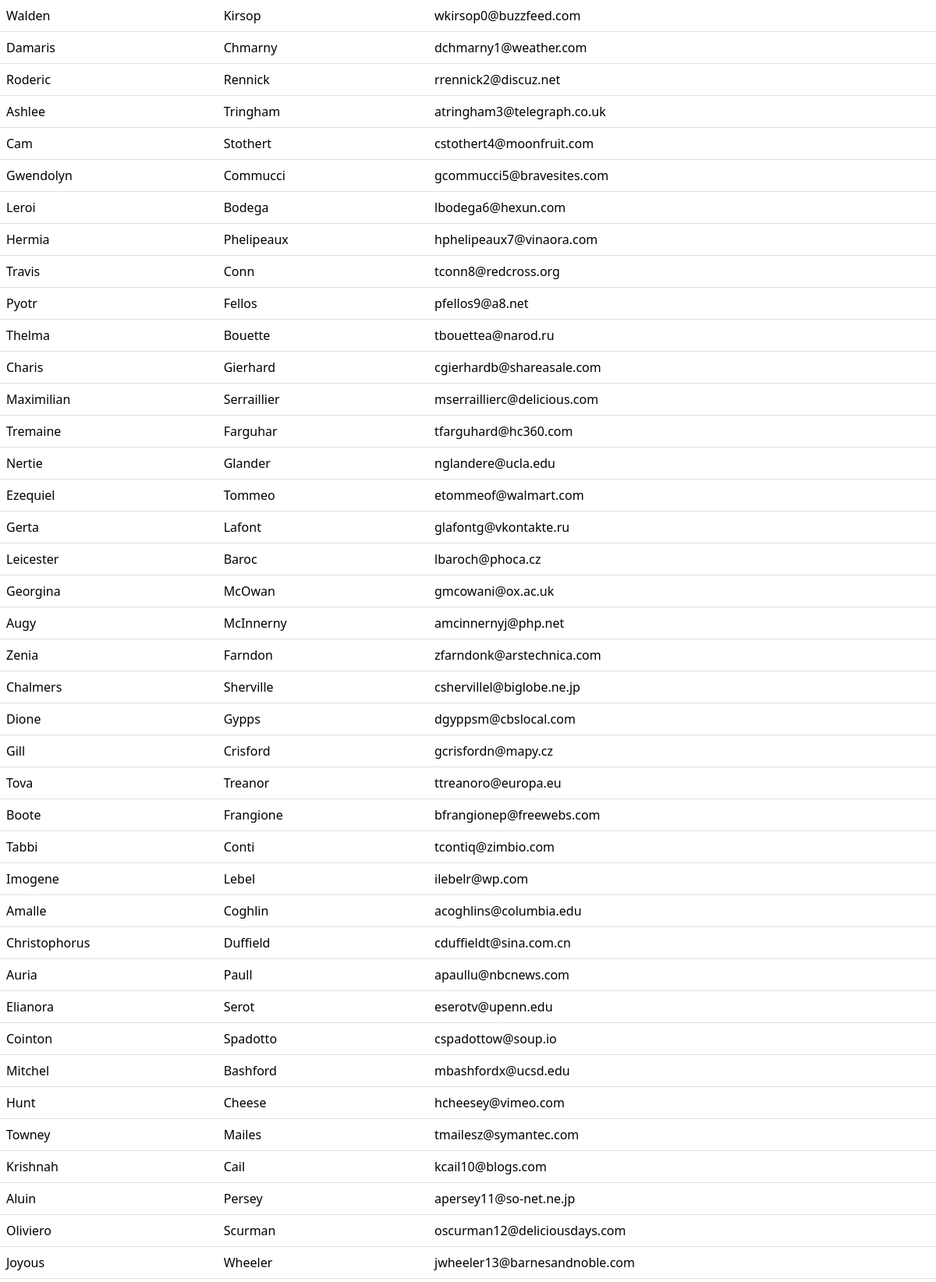
The page / (upper part) on the database its author committed.
### tables this page shows
CREATE TABLE "users_tbl" (
	"id"	INTEGER,
	"first_name"	TEXT,
	"last_name"	TEXT,
	"email"	TEXT,
	"gender"	TEXT,
	"ip_address"	TEXT,
	PRIMARY KEY("id" AUTOINCREMENT)
);

### app.py (the view)
@app.route("/")
def index():
    dao = UserDAO("./formation.db")
    users = dao.findAll()
    return render_template('user_list.html',users=users)

### UserDAO.py (called while the page is built)
    def findAll(self)->Generator[User, None, None]:
        sql = "SELECT * FROM `users_tbl`"
        cur= self.__con.cursor()
        res = cur.execute(sql)
        for d in res.fetchall():
            u = User(*d)
            yield u

    def __del__(self):
        print("def __del__(self)")
        self.__con.close()

### templates/user_list.html (shortened to what this page needs)
<!DOCTYPE html>
<html lang="en">
<head>
    <link href="https://cdn.jsdelivr.net/npm/bootstrap@5.3.2/dist/css/bootstrap.min.css" rel="stylesheet">
</head>
<body>
    <table class="table">
        <tbody>
            {% for user in users %}
            <tr>
                <td>
                    {{user.first_name}}
                </td>
                <td>
                    {{user.last_name}}
                </td>
                <td>
                    {{user.email}}
                </td>
            </tr>
            {% endfor %}
        </tbody>
    </table>
</body>
</html>

### rows shown on the page
users_tbl: first_name "Walden", last_name "Kirsop", email "wkirsop0@buzzfeed.com"
users_tbl: first_name "Damaris", last_name "Chmarny", email "dchmarny1@weather.com"
users_tbl: first_name "Roderic", last_name "Rennick", email "rrennick2@discuz.net"
users_tbl: first_name "Ashlee", last_name "Tringham", email "atringham3@telegraph.co.uk"
users_tbl: first_name "Cam", last_name "Stothert", email "cstothert4@moonfruit.com"
users_tbl: first_name "Gwendolyn", last_name "Commucci", email "gcommucci5@bravesites.com"
users_tbl: first_name "Leroi", last_name "Bodega", email "lbodega6@hexun.com"
users_tbl: first_name "Hermia", last_name "Phelipeaux", email "hphelipeaux7@vinaora.com"
users_tbl: first_name "Travis", last_name "Conn", email "tconn8@redcross.org"
users_tbl: first_name "Pyotr", last_name "Fellos", email "pfellos9@a8.net"
users_tbl: first_name "Thelma", last_name "Bouette", email "tbouettea@narod.ru"
users_tbl: first_name "Charis", last_name "Gierhard", email "cgierhardb@shareasale.com"
users_tbl: first_name "Maximilian", last_name "Serraillier", email "mserraillierc@delicious.com"
users_tbl: first_name "Tremaine", last_name "Farguhar", email "tfarguhard@hc360.com"
users_tbl: first_name "Nertie", last_name "Glander", email "nglandere@ucla.edu"
users_tbl: first_name "Ezequiel", last_name "Tommeo", email "etommeof@walmart.com"
users_tbl: first_name "Gerta", last_name "Lafont", email "glafontg@vkontakte.ru"
users_tbl: first_name "Leicester", last_name "Baroc", email "lbaroch@phoca.cz"
users_tbl: first_name "Georgina", last_name "McOwan", email "gmcowani@ox.ac.uk"
users_tbl: first_name "Augy", last_name "McInnerny", email "amcinnernyj@php.net"
users_tbl: first_name "Zenia", last_name "Farndon", email "zfarndonk@arstechnica.com"
users_tbl: first_name "Chalmers", last_name "Sherville", email "cshervillel@biglobe.ne.jp"
users_tbl: first_name "Dione", last_name "Gypps", email "dgyppsm@cbslocal.com"
users_tbl: first_name "Gill", last_name "Crisford", email "gcrisfordn@mapy.cz"
users_tbl: first_name "Tova", last_name "Treanor", email "ttreanoro@europa.eu"
users_tbl: first_name "Boote", last_name "Frangione", email "bfrangionep@freewebs.com"
users_tbl: first_name "Tabbi", last_name "Conti", email "tcontiq@zimbio.com"
users_tbl: first_name "Imogene", last_name "Lebel", email "ilebelr@wp.com"
users_tbl: first_name "Amalle", last_name "Coghlin", email "acoghlins@columbia.edu"
users_tbl: first_name "Christophorus", last_name "Duffield", email "cduffieldt@sina.com.cn"
users_tbl: first_name "Auria", last_name "Paull", email "apaullu@nbcnews.com"
users_tbl: first_name "Elianora", last_name "Serot", email "eserotv@upenn.edu"
users_tbl: first_name "Cointon", last_name "Spadotto", email "cspadottow@soup.io"
users_tbl: first_name "Mitchel", last_name "Bashford", email "mbashfordx@ucsd.edu"
users_tbl: first_name "Hunt", last_name "Cheese", email "hcheesey@vimeo.com"
users_tbl: first_name "Towney", last_name "Mailes", email "tmailesz@symantec.com"
users_tbl: first_name "Krishnah", last_name "Cail", email "kcail10@blogs.com"
users_tbl: first_name "Aluin", last_name "Persey", email "apersey11@so-net.ne.jp"
users_tbl: first_name "Oliviero", last_name "Scurman", email "oscurman12@deliciousdays.com"
users_tbl: first_name "Joyous", last_name "Wheeler", email "jwheeler13@barnesandnoble.com"
